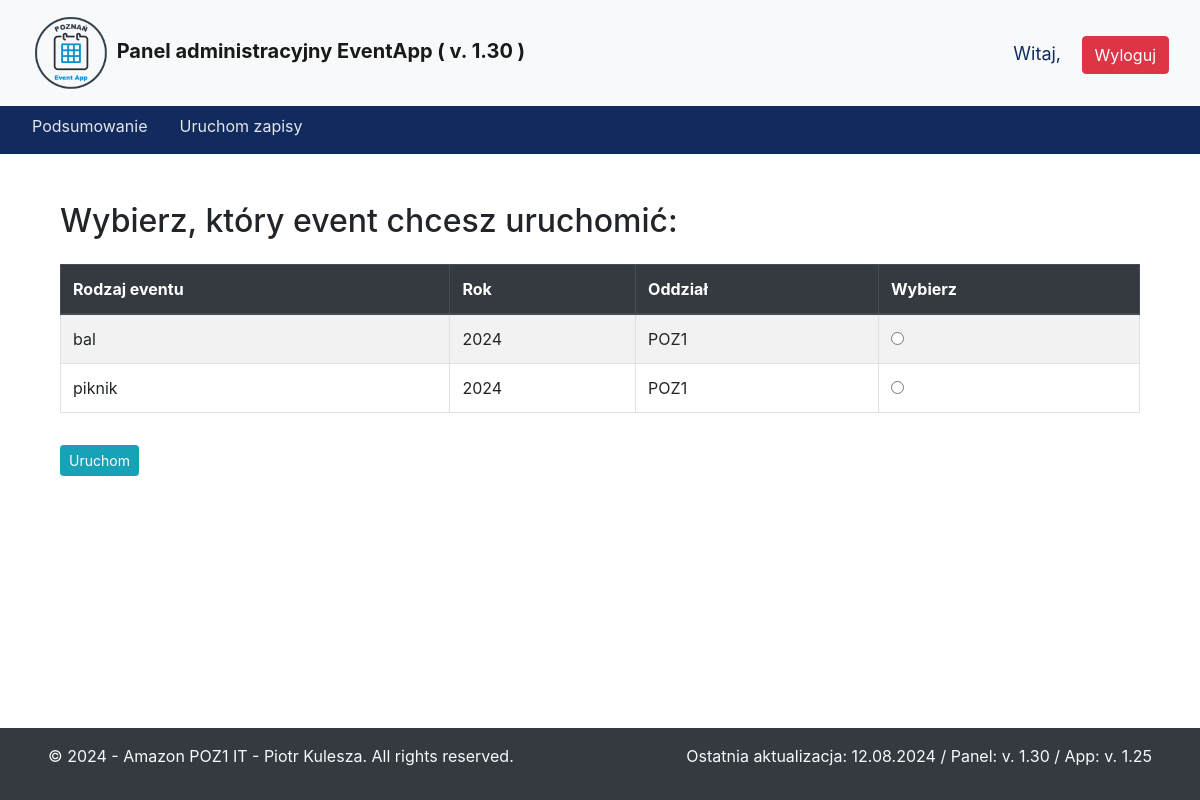
Screenshot of /panel/uruchom_event/ with the database file from the repository.
### events/models.py (models this page shows, shortened)
class ActiveEvent(models.Model):
    EVENT_CHOICES = [
        ('bal', 'Bal'),
        ('piknik', 'Piknik'),
    ]
    rodzaj_eventu = models.CharField(max_length=255, choices=EVENT_CHOICES)
    rok = models.IntegerField()
    oddzial = models.ForeignKey(Oddzial, on_delete=models.SET_NULL, null=True)
    aktywny = models.BooleanField(default=False)
    class Meta:
        verbose_name_plural = "Active event"

class Oddzial(models.Model):
    nazwa = models.CharField(max_length=255, unique=True)
    class Meta:
        verbose_name_plural = "Oddzial"
    def __str__(self):
        return self.nazwa

### panel/views.py (the view, shortened to what this page needs)
# urls.py: path('uruchom_event/', uruchom_event, name='uruchom_event'),
def uruchom_event(request):
    events = ActiveEvent.objects.all()  # Pobierz wszystkie dostępne eventy
    return render(request, 'panel/uruchom_event.html', {'events': events})

### panel/templates/panel/uruchom_event.html (shortened to what this page needs)
{% extends 'panel/base.html' %}
{% block content %}
<div class="container">
    <h2>Wybierz, który event chcesz uruchomić:</h2>
    <form method="POST" class="mt-4">
        {% if events %}
        <table class="table table-striped table-bordered table-hover">
            <thead class="thead-dark">
                <tr>
                    <th>Rodzaj eventu</th>
                    <th>Rok</th>
                    <th>Oddział</th>
                    <th>Wybierz</th>
                </tr>
            </thead>
            <tbody>
                {% for event in events %}
                <tr>
                    <td>{{ event.rodzaj_eventu }}</td>
                    <td>{{ event.rok }}</td>
                    <td>{{ event.oddzial }}</td>
                    <td>
                        <input type="radio" name="event_id" value="{{ event.id }}">
                    </td>
                </tr>
                {% endfor %}
            </tbody>
        </table>
        <button type="submit" class="btn btn-info btn-sm mt-3">Uruchom</button>
        {% else %}
        <p>Brak dostępnych eventów do uruchomienia. Skontaktuj się z administratorem.</p>
        {% endif %}
    </form>
</div>
{% endblock %}

### rows the page displays
ActiveEvent: rodzaj_eventu "bal", rok "2024", oddzial "POZ1"
ActiveEvent: rodzaj_eventu "piknik", rok "2024", oddzial "POZ1"
